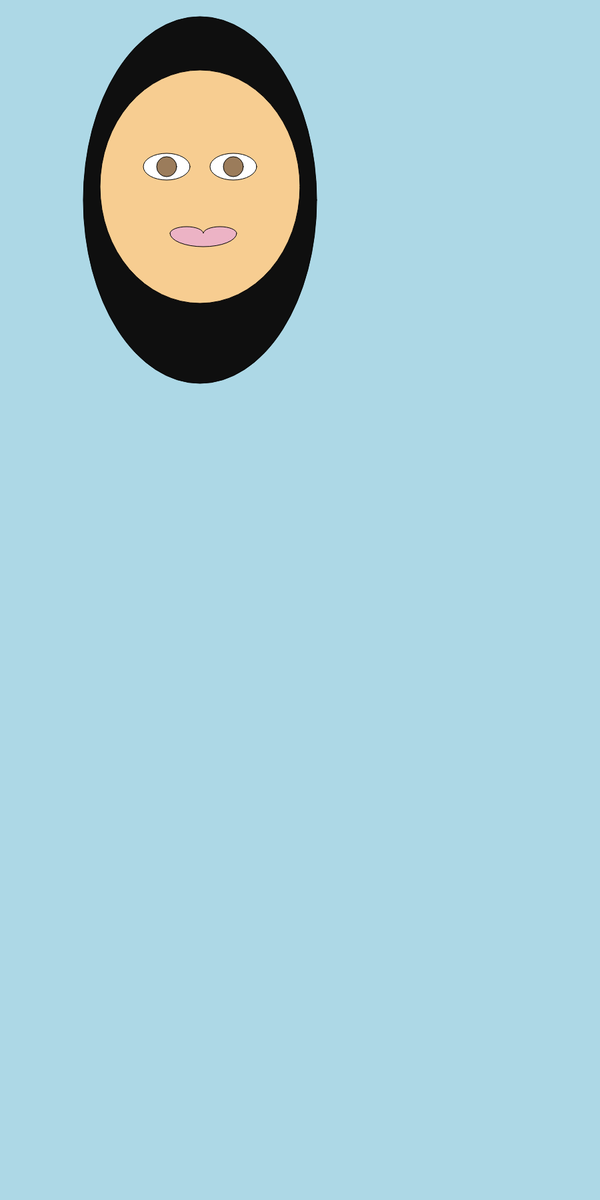
Frame 1 (no input)
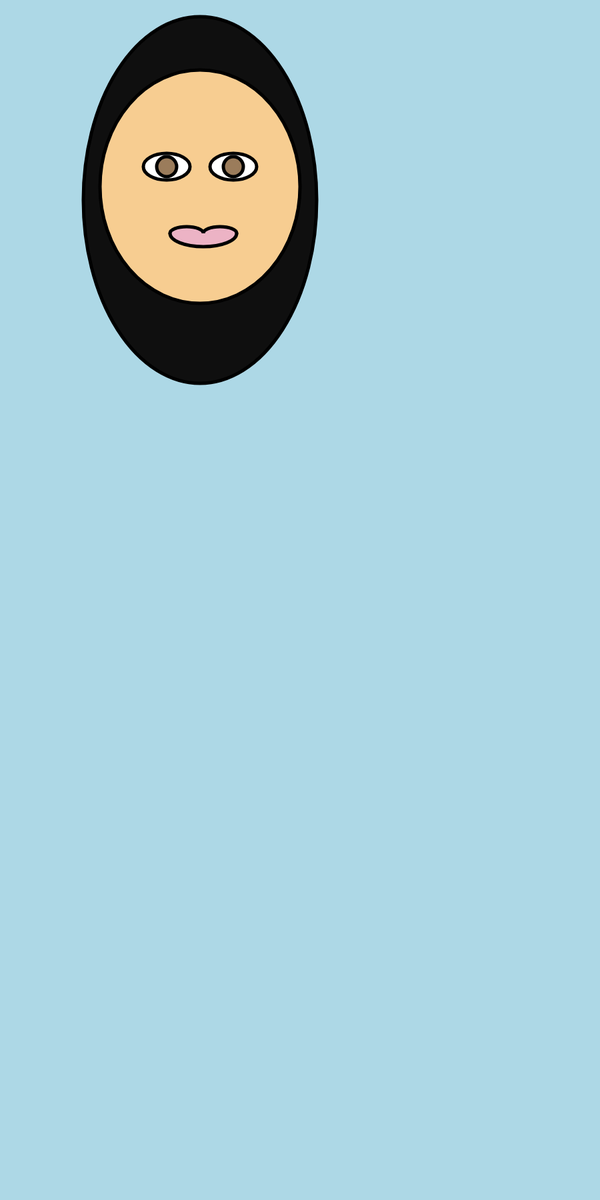
Frame 60 (no input)
Frame 120 (the mouse pressed at the canvas centre since frame 60): identical to frame 60, image omitted

The p5.js sketch that drew these frames (run headless with seeded random() and noise() and a simulated clock; from frame 60 on, the mouse is pressed at the canvas centre):

// p5.js sketch
// ── sketch.js
function setup() {
	createCanvas(900, 1800);
}

function draw() {
	background("lightblue");
    
    //hair
    fill('#0F0F0F');
  ellipse(300,300,350,550);
    //head
    fill('#F7CD91');
     ellipse(300,280,300,350);
    //eyes
    fill('#FFFFFF')
    ellipse(250,250,70,40);
    ellipse(350,250,70,40);
    fill('#9B7C5B')
    ellipse(250,250,30,30);
    ellipse(350,250,30,30);
    //lips
    fill('#ECB3C5')
    arc(330,350,50,20,PI,0);
    arc(280,350,50,20,PI,0);
    arc(305,350,100,40,0,PI);
    //eyebrows
    fill('#505A5B')
  stroke(0);
  strokeWeight (5);
  
    
}
